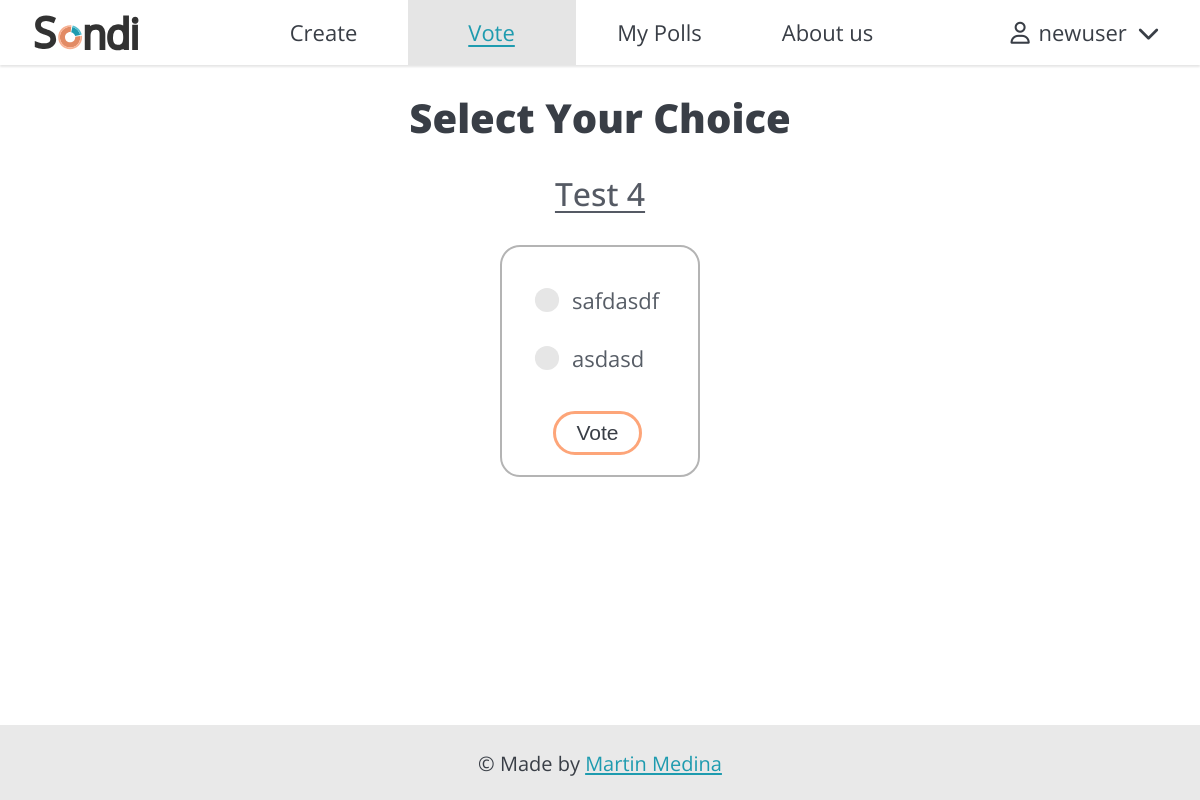
The app's page /polls/vote/uafj9i/ (signed in) with its own data.
### authentication/models.py (models this page shows, shortened)
class CustomUser(AbstractUser):
    email = models.EmailField('email address', unique=True)
    voted_questions =  models.JSONField(default=dict) # Initialize with a new dictionary instance

### polls/models.py (models this page shows, shortened)
class Question(models.Model):
    question_text = models.CharField(max_length=200, blank=False)
    pub_date = models.DateTimeField("date published")
    code = models.CharField(max_length=6, blank=False, unique=True)
    VISIBILITY_CHOICES=[
        ('private', 'Private'),
        ('public', 'Public')
    ]
    visibility = models.CharField(blank=False, default='private', max_length=7,
                                  choices=VISIBILITY_CHOICES)
    owner = models.ForeignKey("authentication.CustomUser", on_delete=models.CASCADE)

class Choice(models.Model):
    question = models.ForeignKey(Question, on_delete=models.CASCADE)
    choice_text = models.CharField(max_length=200, blank=False)
    votes = models.IntegerField(default=0)

### polls/views.py (the view, shortened to what this page needs)
# urls.py: path("vote/<str:question_code>/", views.vote, name="vote"),
@login_required
def vote(request, question_code):
    try:
        question = Question.objects.get(code=question_code)
    except Question.DoesNotExist:
        return render(request, 'errors/poll_not_found.html', status=404)
    user = request.user
    if 'voted_questions' not in user.voted_questions:
        user.voted_questions['voted_questions'] = []
    voted_questions = user.voted_questions['voted_questions']
    if question_code in voted_questions:
        return render(request, 'errors/revote_error.html', status=403)
    else:
        try:
            selected_choice = question.choice_set.get(pk=request.POST["choice"])
        except (KeyError, Choice.DoesNotExist):
            if request.method == "POST":
                return render(
                    request,
                    "polls/vote.html",
                    {
                        "question": question,
                        "error_message": "Please select a choice",
                    },
                )
            else:
                return render(request, "polls/vote.html", {"question": question})

### polls/templates/polls/vote.html (shortened to what this page needs)
{% extends "base.html" %}
{% block css %}
{% load static %}
{% static 'polls/style.css' %}
{% endblock %}
{% block voteSelected %}
class="selected"
{% endblock %}
{% block content %}
<main id="vote-main">
        <h1>Select Your Choice</h1>
        <h2>{{ question.question_text }}</h2>
        <form action="{% url 'polls:vote' question.code %}" method="post">
            {% for choice in question.choice_set.all %}
                <label class="rad-label" for="choice{{ forloop.counter }}">
                    <div class="rad-design"></div>
                    <div class="rad-text">{{ choice.choice_text }}</div>
                </label>
            {% endfor %}
            <button type="submit" class="button" id="vote-button">Vote</button>
        </form>
</main>
{% endblock %}

### templates/base.html (shortened to what this page needs)
<html lang="en">
<head>
    {% load static %}
    <link rel="stylesheet" href="{% static 'base.css' %}">
    <link rel="stylesheet" href="{% block css %}{% endblock %}">
</head>
<body>
    <div id="wrapper">
        <nav>
            <a href="{% url 'home:index' %}"><img src="{% static 'images/sondi-logo.svg' %}" alt="Logo" width="120px"></a>
            <ul>
                <li><a href="{% url 'polls:create' %}" {% block createSelected %}{% endblock %}>Create</a></li>
                <li><a href="{% url 'polls:index' %}" {% block voteSelected %}{% endblock %}>Vote</a></li>
                <li><a href="{% url 'polls:user_polls' %}" {% block myPollsSelected %}{% endblock %}>My Polls</a></li>
                <li><a href="{% url 'home:about' %}" {% block aboutUsSelected %}{% endblock %}>About us</a></li>
            </ul>
            {% if user.is_authenticated %}
            <div id="user-section">
                <div id="user-info" onclick="userMenuDisplay()">
                    <i class="fa-regular fa-user" id="user-icon"></i>
                    <span id="username">{{ user.username }}</span>
                    <i class="fa-solid fa-chevron-down" id="user-menu-arrow"></i>
                </div>
            </div>
            {% endif %}
        </nav>
        {% block content %}{% endblock %}
        <footer>
            <p>© Made by <a href="https://medinammartin3.github.io/" target="_blank" class="link">Martin Medina</a></p>
        </footer>
    </div>
</body>
</html>

### static/base.css (style rules this page uses)
html, body { height: 100%; }
body { width: 100%; background-color: #fffffffc; font-family: "Open sans", sans-serif; font-size: 22px; color: #393e46; margin: 0; display: flex; flex-direction: column; }
#wrapper { display: flex; flex-direction: column; min-height: 100vh; }
nav { background-color: #fffffffc; width: 100%; display: flex; flex-direction: row; justify-content: center; align-items: center; box-shadow: 0 2px 2px 0 rgba(0, 0, 0, 0.1); position: fixed; top: 0; left: 0; z-index: 1000; }
nav ul { width: 70%; display: flex; flex-direction: row; list-style-type: none; justify-content: center; padding-left: 10px; margin: 0; }
nav > ul li { height: 65px; width: 20%; line-height: 65px; text-align: center; }
nav > ul li:last-child { border: none; }
nav > ul a { display: block; width: 100%; text-decoration: none; color: #393e46; }
.selected { background-color: #e5e5e5 !important; color: #1e9baf; text-decoration-color: #1e9baf !important; text-decoration: underline; text-decoration-thickness: 1.5px; text-underline-offset: 4px; }
#user-section { height: 65px; line-height: 65px; text-align: center; }
#user-info { padding: 0 15px; }
#user-icon { padding-right: 3px; color: #393e46; }
#user-menu-arrow { font-size: 22px; padding-left: 5px; color: #393e46; }
main { text-align: center; flex: 1; margin: 65px 0; }
main h1 { font-size: 45px; margin-top: 25px; margin-bottom: 25px; }
.link, .link:visited { color: #1e9baf; text-underline-offset: 2px; }
.button { text-decoration: none; color: #393e46; border-radius: 40px; border: solid #fda579 3px; background-color: #fffffffc; padding: 7px 20px }
footer { background-color: #e9e9e9; text-align: center; width: 100%; height: 75px; }
footer p { font-size: 20px; padding-top: 5px; }

### polls/static/polls/style.css (style rules this page uses)
h2 { font-size: 32px; font-weight: 450; color: #555a64; margin-bottom: 15px; text-decoration: underline; text-decoration-thickness: 2px; text-underline-offset: 5px; }
form { margin: 0; }
#vote-main h1 { font-size: 40px; font-weight: 800; text-decoration: none; }
#vote-main h2 { max-width: 60%; margin-bottom: 30px; margin-left: auto; margin-right: auto; }
#vote-main form { width: fit-content; border-radius: 20px; margin: auto; border: solid #b4b4b4 2px; padding: 20px; padding-right: 25px; }
.rad-label { display: flex; align-items: center; border-radius: 100px; padding: 10px 14px; margin: 8px 0; cursor: pointer; transition: .3s; }
.rad-design { width: 22px; height: 22px; border-radius: 100px; background: linear-gradient(to right bottom, #00DFFF, #50b0ff); position: relative; }
.rad-design::before { content: ''; display: inline-block; width: inherit; height: inherit; border-radius: inherit; background: hsl(0, 0%, 90%); transform: scale(1.1); transition: .3s; }
.rad-text { color: #575d66; margin-left: 14px; transition: .3s; }
#vote-button { margin-top: 20px; width: 50%; max-width: 200px; min-width: fit-content; font-size: 21px; }

### records on screen
CustomUser: username "newuser"
Question: question_text "Test 4"
Choice: choice_text "safdasdf"
Choice: choice_text "asdasd"
